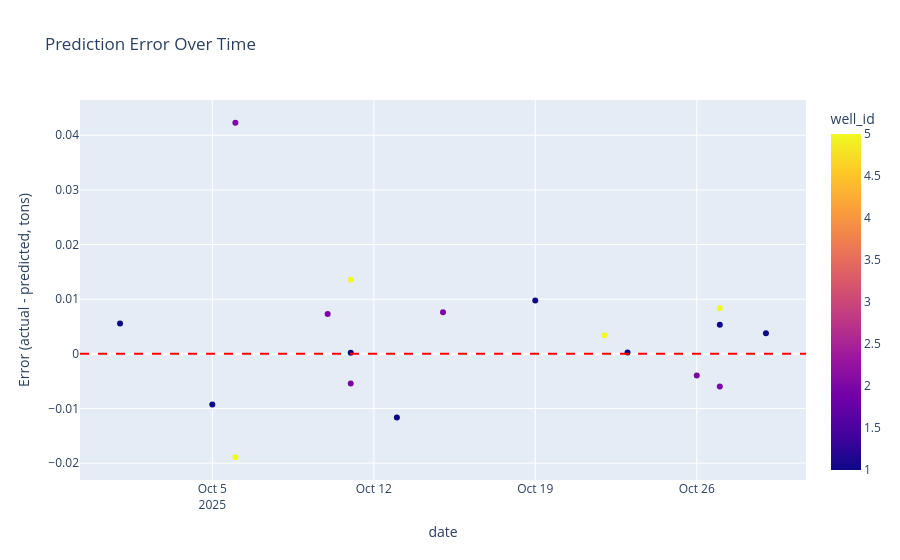

The notebook cell saved with this chart:
### Code cell
# Error over time
fig = px.scatter(test_df, x='date', y='error', color='well_id',
                 title='Prediction Error Over Time',
                 labels={'error': 'Error (actual - predicted, tons)'})
fig.add_hline(y=0, line_dash="dash", line_color="red")
fig.show()

### Figure 1 — Plotly figure (JSON) as saved in the notebook; plotly's stock layout.template omitted (floating-point values rounded to 4 significant figures)
{"data": [{"hovertemplate": "date=%{x}<br>Error (actual - predicted, tons)=%{y}<br>well_id=%{marker.color}<extra></extra>", "legendgroup": "", "marker": {"color": [1, 1, 2, 5, 2, 2, 1, 5, 1, 2, 1, 5, 1, 2, 2, 5, 1, 1], "coloraxis": "coloraxis", "symbol": "circle"}, "mode": "markers", "name": "", "orientation": "v", "showlegend": false, "type": "scatter", "x": ["2025-10-01T00:00:00.000000000", "2025-10-05T00:00:00.000000000", "2025-10-06T00:00:00.000000000", "2025-10-06T00:00:00.000000000", "2025-10-10T00:00:00.000000000", "2025-10-11T00:00:00.000000000", "2025-10-11T00:00:00.000000000", "2025-10-11T00:00:00.000000000", "2025-10-13T00:00:00.000000000", "2025-10-15T00:00:00.000000000", "2025-10-19T00:00:00.000000000", "2025-10-22T00:00:00.000000000", "2025-10-23T00:00:00.000000000", "2025-10-26T00:00:00.000000000", "2025-10-27T00:00:00.000000000", "2025-10-27T00:00:00.000000000", "2025-10-27T00:00:00.000000000", "2025-10-29T00:00:00.000000000"], "xaxis": "x", "y": [0.005538, -0.009281, 0.04229, -0.01893, 0.007284, -0.005421, 0.0001823, 0.01357, -0.01166, 0.007593, 0.009773, 0.003381, 0.0002318, -0.003985, -0.005997, 0.008361, 0.005323, 0.003749], "yaxis": "y"}], "layout": {"autosize": true, "coloraxis": {"colorbar": {"title": {"text": "well_id"}}, "colorscale": [[0, "#0d0887"], [0.1111, "#46039f"], [0.2222, "#7201a8"], [0.3333, "#9c179e"], [0.4444, "#bd3786"], [0.5556, "#d8576b"], [0.6667, "#ed7953"], [0.7778, "#fb9f3a"], [0.8889, "#fdca26"], [1, "#f0f921"]]}, "legend": {"tracegroupgap": 0}, "shapes": [{"line": {"color": "red", "dash": "dash"}, "type": "line", "x0": 0, "x1": 1, "xref": "x domain", "y0": 0, "y1": 0, "yref": "y"}], "title": {"text": "Prediction Error Over Time"}, "xaxis": {"anchor": "y", "autorange": true, "domain": [0, 1], "range": ["2025-09-29 06:30:40.0712", "2025-10-30 17:29:19.9288"], "title": {"text": "date"}, "type": "date"}, "yaxis": {"anchor": "x", "autorange": true, "domain": [0, 1], "range": [-0.02398, 0.04734], "title": {"text": "Error (actual - predicted, tons)"}, "type": "linear"}}}
